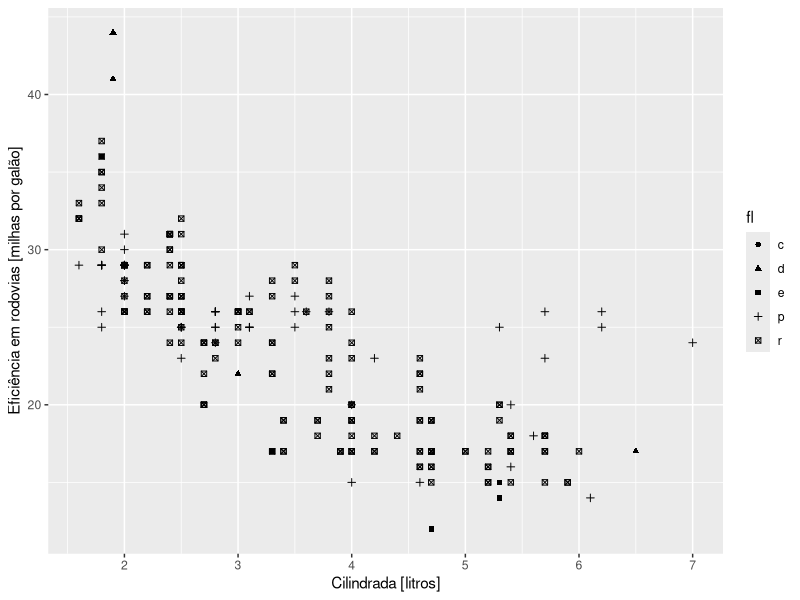
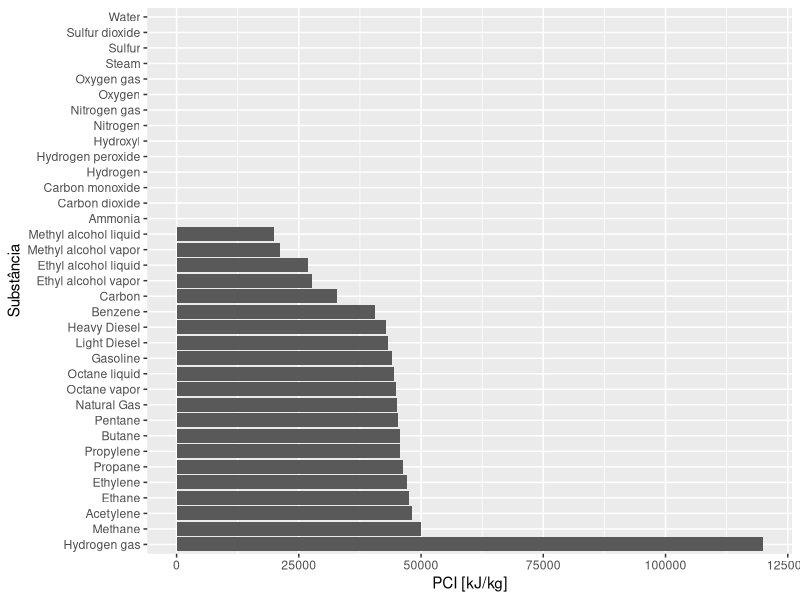

The R source for these figures, in order:
## ---- chunk 1
library(tidyverse)
ggplot(data = mpg, mapping = aes(x = displ, y = hwy)) + 
  geom_point(mapping = aes(shape=fl))+
  labs(x = "Cilindrada [litros]", y = "Eficiência em rodovias [milhas por galão]")
## ---- chunk 2
library(tidyverse)
hf = read.csv("hformation.csv")
p <- ggplot(data = hf, mapping=aes(x = reorder(Substance,-LHV.kJ.kg.), y = LHV.kJ.kg.))
p + geom_col()  + coord_flip() + 
    labs(y = "PCI [kJ/kg]", x = "Substância")
